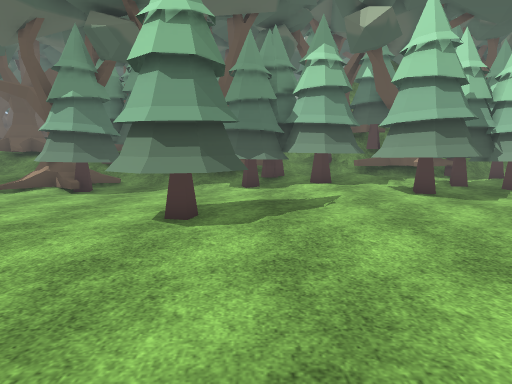
View 1 (above)

17 first-person views from a walk through a scene from a Unity 3-D project. The camera is 1.4 m above the floor, tilts 6° down and sees 70° across. The floor is counted in squares, 1 m on a side. Each view is taken from the middle of a square. On the plan, view 1 faces up. The plan holds only what a view shows up to about 16 squares ahead; the rest is blank. The place goes on beyond the plan. The player character is not drawn. Some surface patterns are stand-ins.

View 2
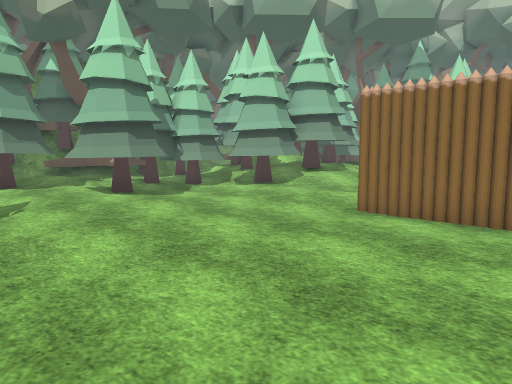

View 3
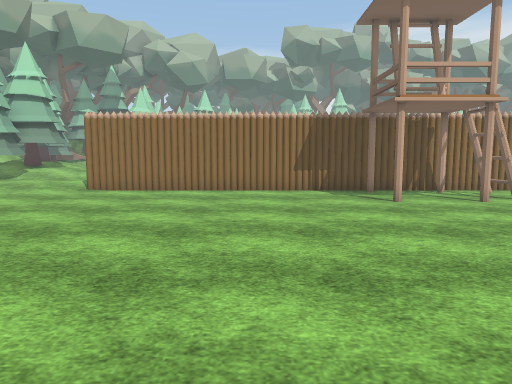

View 4
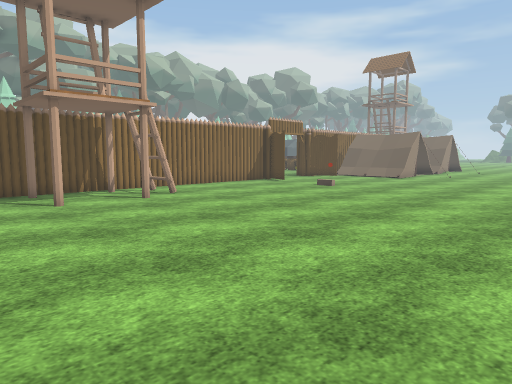

View 5
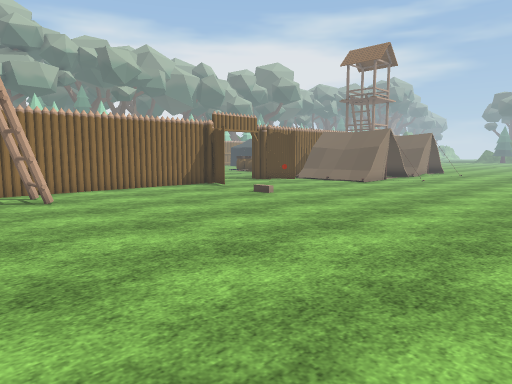

View 6
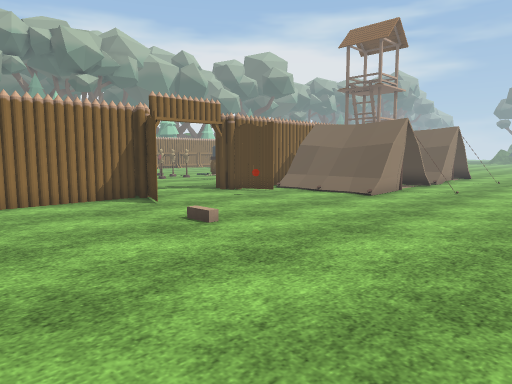

View 7
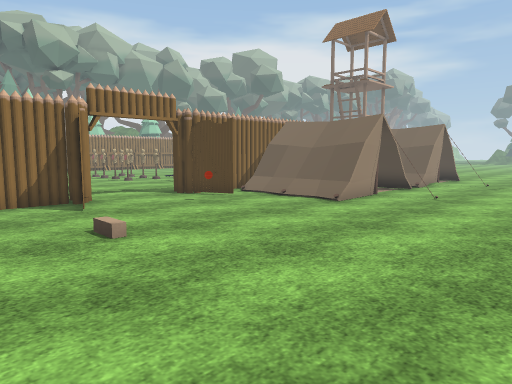

View 8
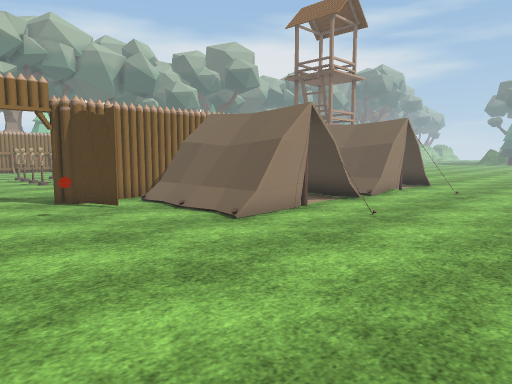

View 9
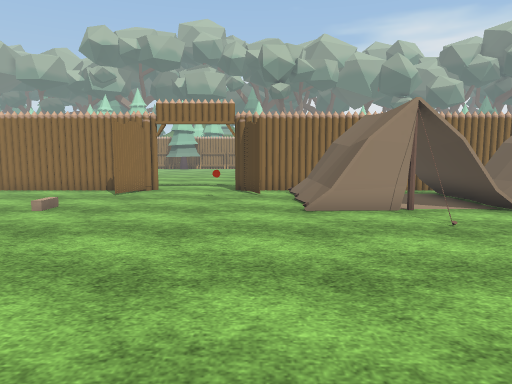

View 10
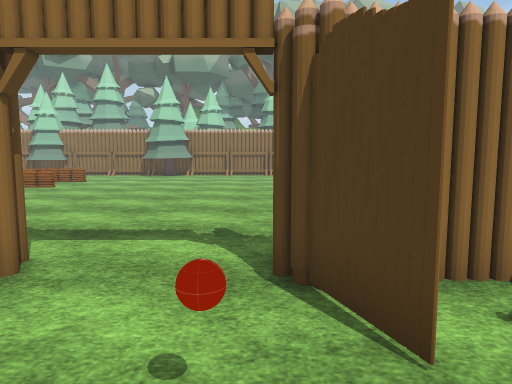

View 11
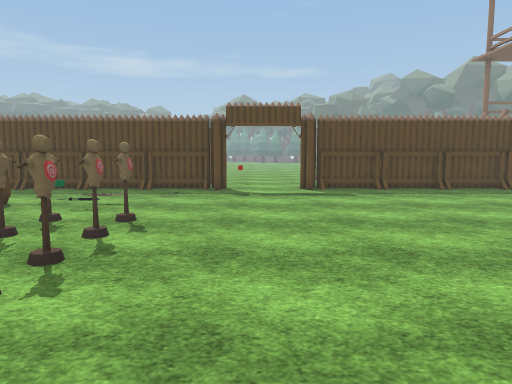

View 12
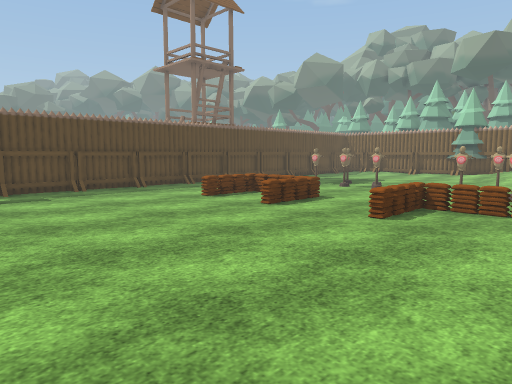

View 13
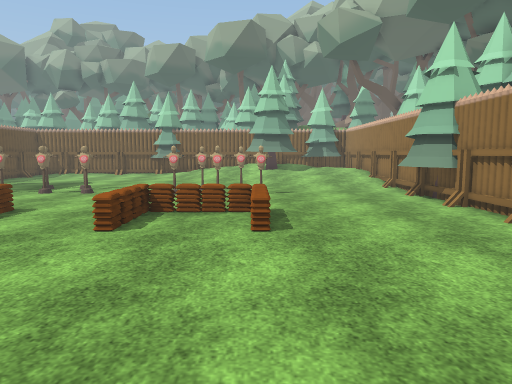

View 14
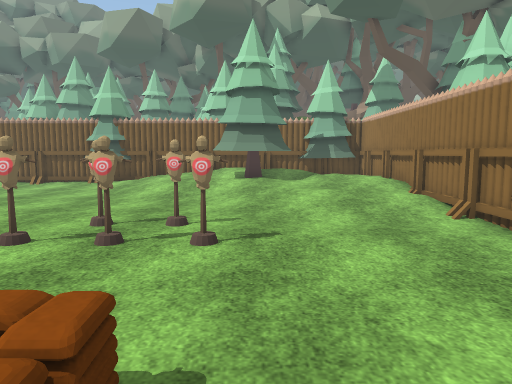

View 15
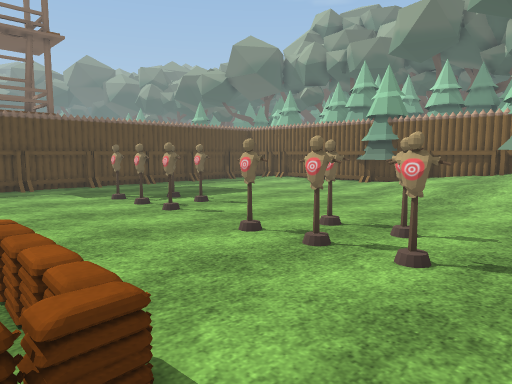

View 16
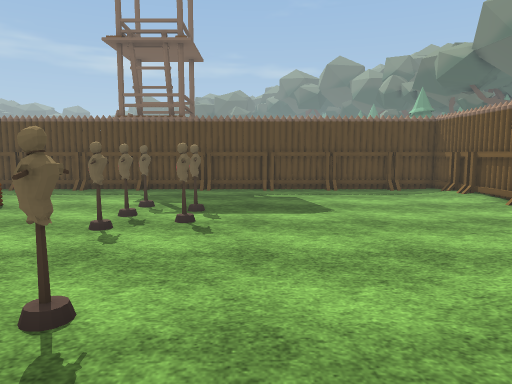

View 17
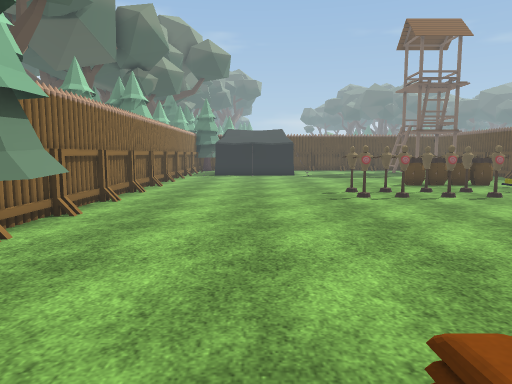

### Floor plan
Key: @ floor where view 1 was taken; # wall or solid block; . main floor; : floor 0.25 m higher than the main floor; + floor 0.5 m higher than the main floor; * floor 0.75 m higher than the main floor; / step, stairs or slope; O other object.
Columns run from 6 left of view 1 to 28 right of it. Each row starts with its distance up from view 1.
 15     OO#
 14 ##../ ##
 13 ##...######
 12 #......:::#######
 11 ........::####..#
 10 ........:::##...####
  9 ....  ..::::...:####
  8 ... ##.........::/##
  7  ..###.........:::/+
  6   .............:::
  5   .............:
  4    ...........##############  #####
  3     ..........#........:/+++   /  #
  2     ..........#........./:++## /  #
  1     ..........#........../:+###/*+#
  0   ....@.......#...........////++++#
 -1   ............#.............//:://#
 -2 . ............#..............:::/:#
 -3 . ............#...............///:#
 -4   ............#.....O.............#
 -5  .............#......O....OOO.....#
 -6  ..........O.O#....OOOO..O.OO.....#
 -7 ..............#..................##
 -8  .............#..................##
 -9  ..........O.O#..................##
-10  ..........OOO#....OOOO..OOOO.....#
-11  .............#....O..O..O..O.....#
-12  .............#....O..O..O..O.....
-13  .............#..................
-14  .............#..................
-15  .............#.................#
-16   ............#.................#
-17   .......O..OO#..................
-18   ...........OOO..................#
-19   ................................#
-20   ................................#
-21   ..........O.O...................#
-22 . ..........OO#O..................#
-23   ............#......O.OOOO.......#
-24   .......OOOOO#......O.OOOO.......#
-25    ......OOOOO#...................#
-26     ....OO   O#..OOOOOO...........#
-27      ....OOOO #....OOOO...........#
-28      ....OOOOO#...
-29      .....    #..

Where each view was taken, in squares from view 1:
view 1: 0 up, 0 right, facing up
view 2: 0 up, 0 right, facing up-right
view 3: 2 down, 6 left, facing right
view 4: 3 down, 6 left, facing down-right
view 5: 7 down, 6 left, facing down-right
view 6: 12 down, 3 left, facing down-right
view 7: 14 down, 3 left, facing down-right
view 8: 18 down, 3 left, facing down-right
view 9: 22 down, 6 left, facing right
view 10: 21 down, 4 right, facing right
view 11: 20 down, 23 right, facing left
view 12: 20 down, 23 right, facing up-left
view 13: 19 down, 22 right, facing up
view 14: 12 down, 23 right, facing up
view 15: 11 down, 24 right, facing up-left
view 16: 3 down, 23 right, facing left
view 17: 11 down, 23 right, facing down
